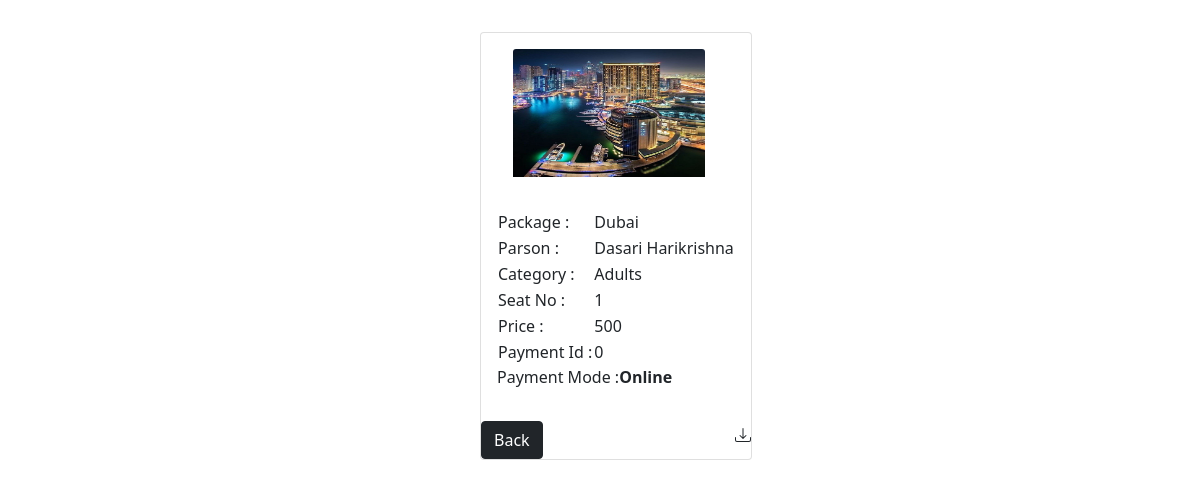
The page /processed/245/ on the database its author committed.
### tour_app/models.py (models this page shows, shortened)
class user_booking(models.Model):
    typeofuser=(
        ('Adults','Adult'),
        ('child','child')
    )
    user=models.ForeignKey(User,on_delete=models.CASCADE)
    user_img=models.ImageField(upload_to='userimg/',default=False)
    package_id=models.ForeignKey(packages,on_delete=models.DO_NOTHING)
    from_place=models.ForeignKey(Places,on_delete=models.CASCADE,blank=True,null=True)
    travel_date=models.DateField(blank=True,null=True)
    booking_id=models.UUIDField(default=uuid.uuid4, unique=True)
    name=models.CharField(max_length=50)
    phone_number=models.CharField(max_length=50,blank=True,null=True)
    type=models.CharField(choices=typeofuser,max_length=50)
    Adult_price=models.IntegerField(default=0)
    child_price=models.IntegerField(default=0)
    seat_no=models.CharField(max_length=50,default=0)
    confirm=models.BooleanField(default=False)
    payment=models.BooleanField(default=False)
    payment_id=models.CharField(max_length=50,default=0)
    ticket_expair=models.BooleanField(default=False)

class packages(models.Model):
    from_place=models.ManyToManyField(Places,blank=True,null=True)
    package_id=models.AutoField(primary_key=True)
    p1_img=models.ImageField(upload_to='placess/')
    p1_name=models.CharField(max_length=50)
    p1_price=models.IntegerField(default=0)
    trending=models.BooleanField(default=False)
    seats=models.CharField(max_length=50,default=50)
    is_pack_available=models.BooleanField(default=True)

### tour_app/views.py (the view)
# urls.py: path('processed/<id>/',views.processed,name="processed"),
def processed(request,id):
    processed=user_booking.objects.get(id=id)
    return render(request,'processed.html',{'download_tic':processed})

### tour_app/templates/processed.html (shortened to what this page needs)
{% load static%}
<!DOCTYPE html>
<html lang="en">
<head>
    <link rel="stylesheet" href="{% static 'css/p.css' %}">
    <link href="https://cdn.jsdelivr.net/npm/bootstrap@5.0.2/dist/css/bootstrap.min.css" rel="stylesheet">
<body style="margin:2em; margin-left:30em">
    <div class="card d-inline-block mt-12" >
        <div class='print' id='invoice'>
           <img src="{{download_tic.package_id.p1_img.url}}" class="card-img-top" alt="..." style="width:12em ;height:8em;margin:1em 2em 1em" >
           <div class="card-body">
            <table>
                <tbody>
                    <tr>
                        <td>Package :</td>
                        <td>{{ download_tic.package_id.p1_name}}</td>
                    </tr>
                    <tr>
                        <td>Parson :</td>
                        <td>{{ download_tic.name}}</td>
                    </tr>
                    <tr>
                        <td>Category :</td>
                        <td>{{ download_tic.type}}</td>
                    </tr>
                    <tr>
                        <td>Seat No :</td>
                        <td>{{ download_tic.seat_no}}</td>
                    </tr>
                    {% if download_tic.type == 'Adults' %}
                    <tr>
                        <td>Price :</td>
                        <td>{{ download_tic.Adult_price}}</td>
                    </tr>
                    {% else %}
                    <tr>
                        <td>Price :</td>
                        <td>{{ download_tic.child_price}}</td>
                    </tr>
                    {% endif %}
                    <tr>
                        <td>Payment Id :</td>
                        <td>{{ download_tic.payment_id}}</td>
                    </tr>
                </tbody>
            </table>
            <p>Payment Mode :<b>Online</b></p>
        </div>
        </div>
        <a  id='download' style="float:right">
            </a>
            <div>
                <a href="/viewticket" class='btn btn-dark'>Back</a>
            </div>
    </div>
</body>
</html>

### rows shown on the page
user_booking: package_id.p1_img (picture), package_id.p1_name "Dubai", name "Dasari Harikrishna", type "Adults", seat_no "1", Adult_price "500", payment_id "0"
